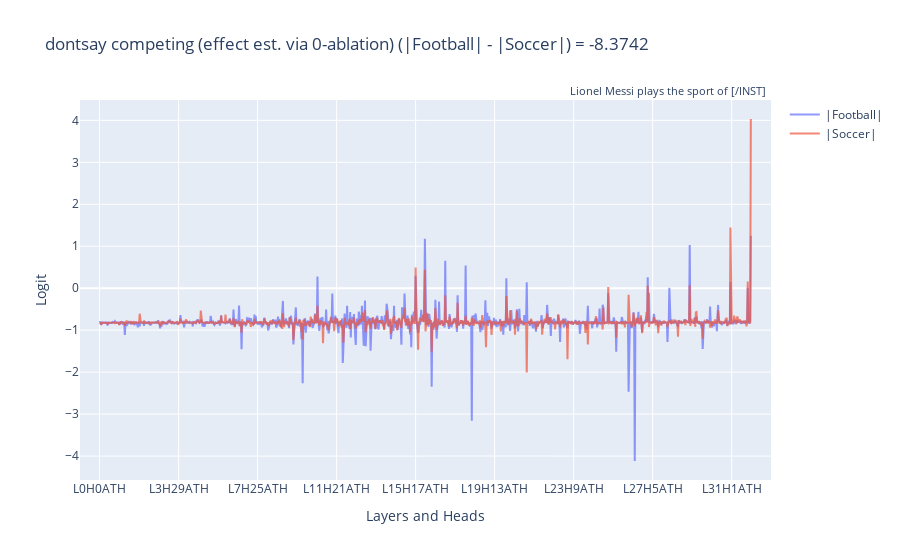
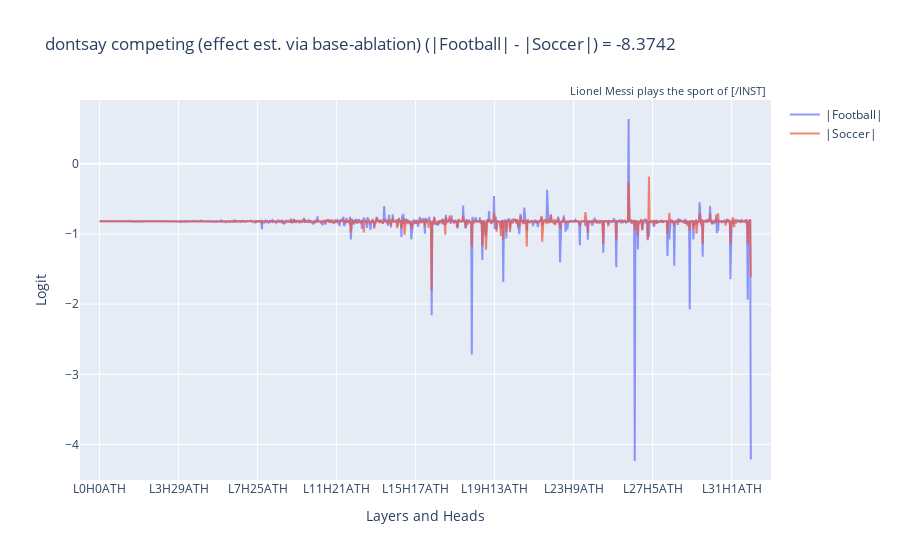

Notebook code cell kept with these figures, in order:
### Code cell
def interleave_attn_mlp(
    attn: torch.Tensor | np.ndarray, mlp: torch.Tensor | np.ndarray
):
    cat = (
        functools.partial(torch.cat, dim=1)
        if isinstance(attn, torch.Tensor)
        else functools.partial(np.concatenate, axis=1)
    )
    return einops.rearrange(
        cat([attn, einops.rearrange(mlp, "l ... -> l 1 ...")]),
        "l h ... -> (l h) ...",
    )


ld = ld_comp_0
for ld, title in [
    (ld_comp_0, "dontsay competing (effect est. via 0-ablation)"),
    (ld_comp_base, "dontsay competing (effect est. via base-ablation)"),
]:
    logits_attn, labels_attn = ld.get_logits(
        "attn_head", lens_type="patch", flatten=False
    )
    logits_mlp, labels_mlp = ld.get_logits("mlp_out", lens_type="patch")

    logits = interleave_attn_mlp(logits_attn, logits_mlp)
    labels = interleave_attn_mlp(labels_attn, labels_mlp)

    logit_diff = (
        ld.pd.final_logits[pd_base.ml_token]
        - ld.pd.final_logits[pd_comp.ml_token]
    ).item()
    utils.plot_head_data(
        lines=[
            (
                f"|{pd_base.ml_str}|",
                (ld.pd.final_logits - logits)[:, pd_base.ml_token],
                labels,
            ),
            (
                f"|{pd_comp.ml_str}|",
                (ld.pd.final_logits - logits)[:, pd_comp.ml_token],
                labels,
            ),
        ],
        annotation_text=ld.pd.prompt.split("\n")[-1],
        title=title
        + f"\n(|{pd_base.ml_str}| - |{pd_comp.ml_str}|) = {logit_diff:.4f}",
        yaxis_title="Logit",
    ).show()

### Figure 1 — Plotly figure (JSON) as saved in the notebook; plotly's stock layout.template omitted (floating-point values rounded to 4 significant figures; data arrays with more than 128 entries replaced by an {"elided": "..."} marker saying what was removed)
{"data": [{"mode": "lines", "name": "|Football|", "opacity": 0.7, "type": "scatter", "x": {"elided": "1056 str values"}, "y": {"elided": "1056 float values"}}, {"mode": "lines", "name": "|Soccer|", "opacity": 0.7, "type": "scatter", "x": {"elided": "1056 str values"}, "y": {"elided": "1056 float values"}}], "layout": {"annotations": [{"font": {"size": 11}, "showarrow": false, "text": "Lionel Messi plays the sport of [/INST] ", "x": 1, "xref": "paper", "y": 1.05, "yref": "paper"}], "hovermode": "x unified", "showlegend": true, "title": {"text": "dontsay competing (effect est. via 0-ablation)\n(|Football| - |Soccer|) = -8.3742"}, "xaxis": {"range": [-31.68, 1088.0], "ticktext": ["L0H0ATH", "L3H29ATH", "L7H25ATH", "L11H21ATH", "L15H17ATH", "L19H13ATH", "L23H9ATH", "L27H5ATH", "L31H1ATH"], "tickvals": [0, 128, 256, 384, 512, 640, 768, 896, 1024], "title": {"text": "Layers and Heads"}}, "yaxis": {"title": {"text": "Logit"}}}}

### Figure 2 — Plotly figure (JSON) as saved in the notebook; plotly's stock layout.template omitted (floating-point values rounded to 4 significant figures; data arrays with more than 128 entries replaced by an {"elided": "..."} marker saying what was removed)
{"data": [{"mode": "lines", "name": "|Football|", "opacity": 0.7, "type": "scatter", "x": {"elided": "1056 str values"}, "y": {"elided": "1056 float values"}}, {"mode": "lines", "name": "|Soccer|", "opacity": 0.7, "type": "scatter", "x": {"elided": "1056 str values"}, "y": {"elided": "1056 float values"}}], "layout": {"annotations": [{"font": {"size": 11}, "showarrow": false, "text": "Lionel Messi plays the sport of [/INST] ", "x": 1, "xref": "paper", "y": 1.05, "yref": "paper"}], "hovermode": "x unified", "showlegend": true, "title": {"text": "dontsay competing (effect est. via base-ablation)\n(|Football| - |Soccer|) = -8.3742"}, "xaxis": {"range": [-31.68, 1088.0], "ticktext": ["L0H0ATH", "L3H29ATH", "L7H25ATH", "L11H21ATH", "L15H17ATH", "L19H13ATH", "L23H9ATH", "L27H5ATH", "L31H1ATH"], "tickvals": [0, 128, 256, 384, 512, 640, 768, 896, 1024], "title": {"text": "Layers and Heads"}}, "yaxis": {"title": {"text": "Logit"}}}}
